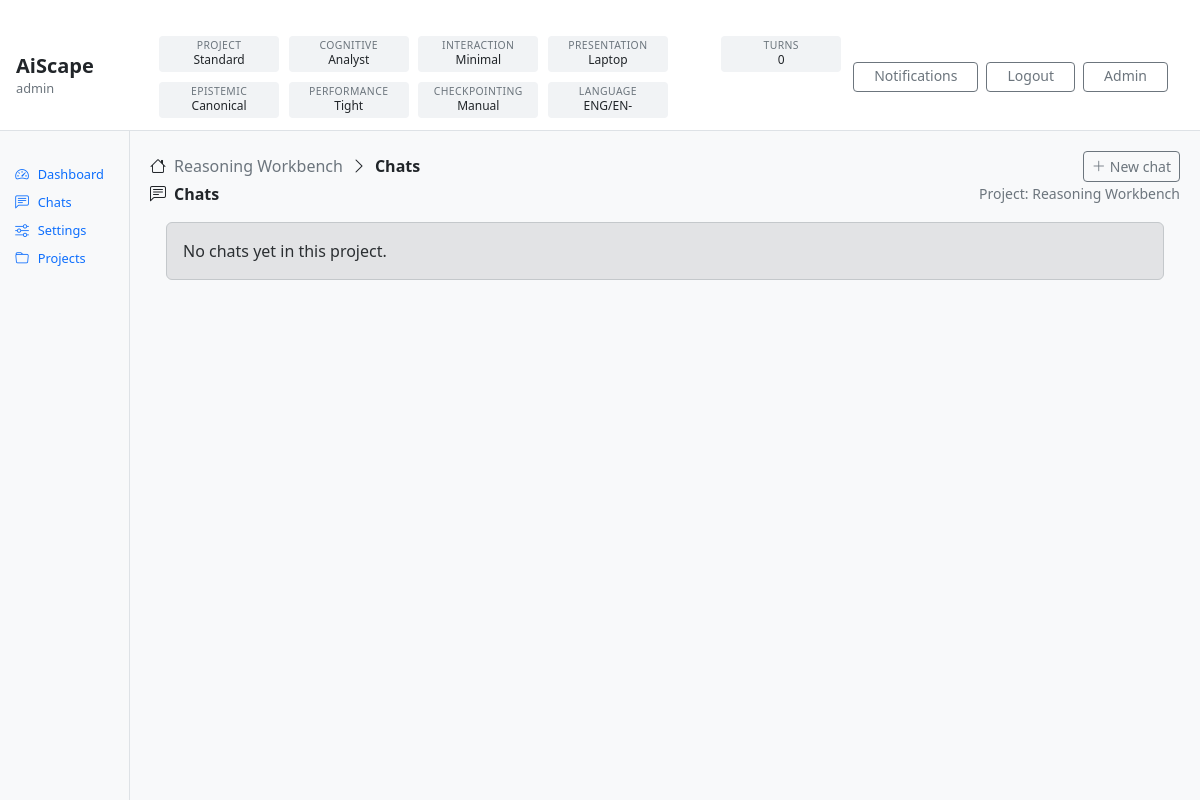
/accounts/chats/ (signed in), run on an earlier commit of the app's database.
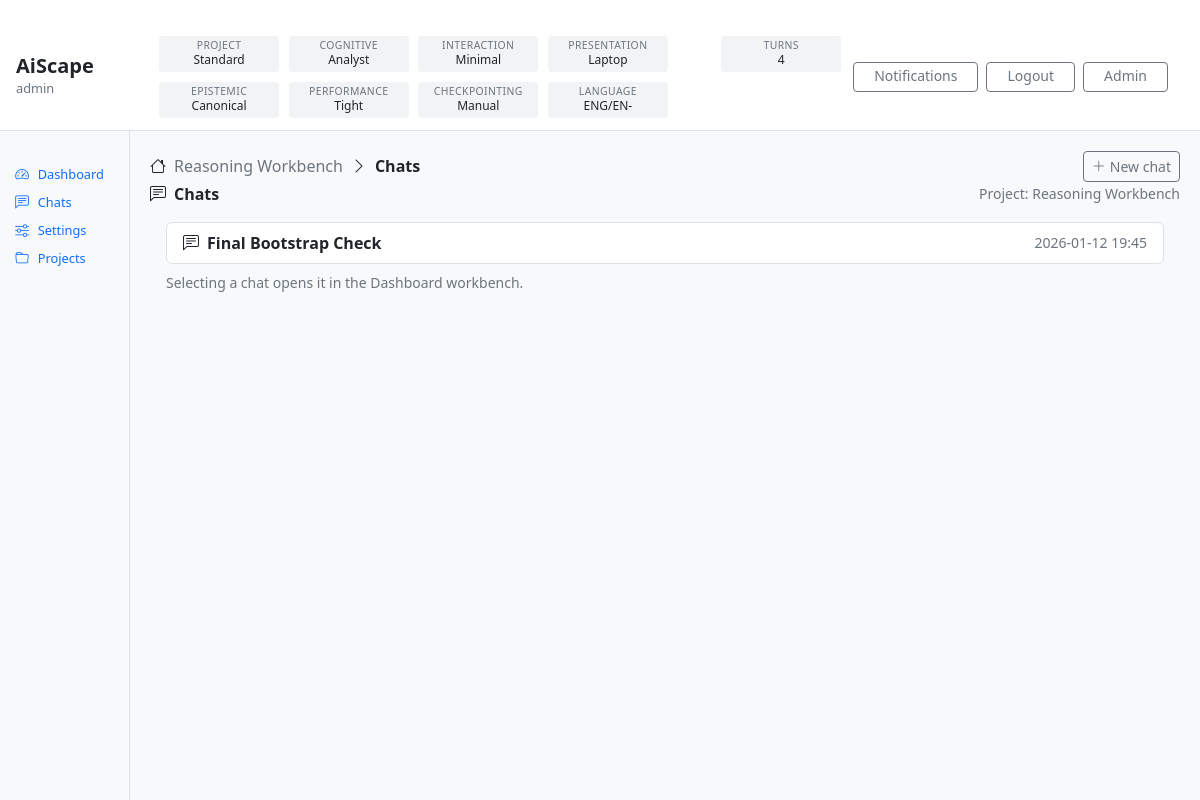
And on a later commit of the database.
### accounts/models_avatars.py (models this page shows, shortened)
class Avatar(models.Model):
    class Category(models.TextChoices):
        COGNITIVE = "COGNITIVE", "Cognitive"
        INTERACTION = "INTERACTION", "Interaction"
        PRESENTATION = "PRESENTATION", "Presentation"
        EPISTEMIC = "EPISTEMIC", "Epistemic"
        PERFORMANCE = "PERFORMANCE", "Performance"
        CHECKPOINTING = "CHECKPOINTING", "Checkpointing"
    category = models.CharField(max_length=20, choices=Category.choices)
    key = models.SlugField(max_length=80)  # unique per category (enforced below)
    name = models.CharField(max_length=120)
    description = models.TextField(blank=True)
    is_active = models.BooleanField(default=True)
    created_at = models.DateTimeField(auto_now_add=True)
    updated_at = models.DateTimeField(auto_now=True)
    class Meta:
        unique_together = [("category", "key")]
        indexes = [
            models.Index(fields=["category", "is_active"]),
            models.Index(fields=["category", "key"]),
        ]

### chats/models.py (models this page shows, shortened)
class ChatWorkspace(models.Model):
    class Status(models.TextChoices):
        ACTIVE = "ACTIVE", "Active"
        ARCHIVED = "ARCHIVED", "Archived"
    project = models.ForeignKey(
        "projects.Project",
        on_delete=models.CASCADE,
        related_name="chats",
    )
    folder = models.ForeignKey(
        "projects.Folder",
        on_delete=models.SET_NULL,
        null=True,
        blank=True,
        related_name="chats",
    )
    title = models.CharField(max_length=250)
    status = models.CharField(
        max_length=20,
        choices=Status.choices,
        default=Status.ACTIVE,
    )
    created_by = models.ForeignKey(
        settings.AUTH_USER_MODEL,
        on_delete=models.PROTECT,
        related_name="created_chats",
    )
    created_at = models.DateTimeField(auto_now_add=True)
    updated_at = models.DateTimeField(auto_now=True)

### accounts/views.py (the view)
# urls.py: path("chats/", views.chat_list, name="chat_list"),
@login_required
def chat_list(request):
    user = request.user
    if user.is_superuser or user.is_staff:
        pqs = accessible_projects_qs(request.user)
    else:
        pqs = accessible_projects_qs(request.user).filter(Q(owner=user) | Q(scoped_roles__user=user)).distinct()
    projects = pqs.select_related("owner", "active_l4_config").order_by("name")
    active_project = None
    active_project_id = request.session.get("rw_active_project_id")
    if active_project_id:
        active_project = projects.filter(pk=active_project_id).first()
    if active_project is None:
        active_project = projects.first()
        if active_project:
            request.session["rw_active_project_id"] = active_project.id
            request.session.modified = True
    chats = []
    if active_project:
        from chats.models import ChatWorkspace
        chats = list(
            ChatWorkspace.objects.filter(
                project=active_project,
                status=ChatWorkspace.Status.ACTIVE,
            ).order_by("-updated_at", "-created_at")
        )
    return render(
        request,
        "accounts/chat_list.html",
        {
            "projects": projects,
            "active_project": active_project,
            "chats": chats,
        },
    )

### accounts/templatetags/rw_extras.py (called while the page is built)
@register.filter
def get_item(d, key):
    if d is None:
        return None
    try:
        return d.get(key)
    except AttributeError:
        try:
            return d[key]
        except Exception:
            return None

### notifications/context_processors.py (called while the page is built)
def notifications_bar(request) -> Dict[str, Any]:
    user = getattr(request, "user", None)
    if not user or isinstance(user, AnonymousUser) or not user.is_authenticated:
        return {"rw_notifications": None}
    unread = Notification.objects.filter(recipient=user, is_read=False).count()
    return {
        "rw_notifications": {
            "unread_count": unread,
        }
    }

### projects/services.py (called while the page is built)
def accessible_projects_qs(user):
    if not getattr(user, "is_authenticated", False):
        return Project.objects.none()
    if user.is_superuser or user.is_staff:
        return Project.objects.all()
    return Project.objects.filter(
        Q(owner=user) | Q(scoped_roles__user=user)
    ).distinct()

### templates/accounts/chat_list.html (shortened to what this page needs)
{% extends "base.html" %}
{% block content %}
<div class="rw-main-inner">
    <div class="rw-breadcrumbs d-flex align-items-center justify-content-between">
        <div class="d-flex align-items-center gap-2">
            <i class="bi bi-house"></i>
            <span class="text-secondary">{% if active_project %}{{ active_project.name }}{% else %}—{% endif %}</span>
            <i class="bi bi-chevron-right"></i>
            <span class="fw-semibold">Chats</span>
        </div>
        <div class="d-flex align-items-center gap-2">
            <a class="btn btn-sm btn-outline-secondary" href="#">
                <i class="bi bi-plus-lg me-1"></i>New chat
            </a>
        </div>
    </div>
    <div class="rw-workarea">
        <div class="rw-pane">
            <div class="rw-pane-header d-flex align-items-center justify-content-between">
                <div class="fw-semibold">
                    <i class="bi bi-chat-left-text me-2"></i>Chats
                </div>
                {% if active_project %}
                <span class="text-secondary small">Project: {{ active_project.name }}</span>
                {% endif %}
            </div>
            <div class="rw-pane-body p-3">
                {% if not active_project %}
                <div class="alert alert-secondary mb-0">
                    You do not have access to any projects yet.
                </div>
                {% elif not chats %}
                <div class="alert alert-secondary mb-0">
                    No chats yet in this project.
                </div>
                {% else %}
                <div class="list-group">
                    {% for c in chats %}
                    <a class="list-group-item list-group-item-action d-flex align-items-center justify-content-between"
                       href="{% url 'accounts:dashboard' %}?chat={{ c.id }}">
                        <div class="d-flex align-items-center gap-2">
                            <i class="bi bi-chat-left-text"></i>
                            <span class="fw-semibold">{{ c.title }}</span>
                        </div>
                        <span class="text-secondary small">{{ c.updated_at|date:"Y-m-d H:i" }}</span>
                    </a>
                    {% endfor %}
                </div>
                <div class="text-secondary small mt-2">
                    Selecting a chat opens it in the Dashboard workbench.
                </div>
                {% endif %}
            </div>
        </div>
    </div>
</div>
{% endblock %}

### templates/partials/topbar.html (shortened to what this page needs)
{% load rw_extras %}
<header class="rw-topbar" role="banner">
  <div class="rw-topbar-left">
    <div class="rw-brand">
      <div class="rw-brand-name">AiScape</div>
      <div class="rw-brand-user">{{ request.user.username }}</div>
    </div>
  </div>
  <div class="rw-topbar-centre">
    <div class="rw-status-grid" aria-label="Active configuration status">
      <div class="rw-status">
          <div class="rw-status-label">Project</div>
          <div class="rw-status-value">
            {% if rw_projects and rw_projects.active %}
               {{ rw_projects.active.kind|title }}
            {% else %}
               —
            {% endif %}
          </div>
</div>
      {% if rw_overrides %}
        {% for cat_key, cat_label in rw_overrides.categories %}
        <div class="rw-status">
          <div class="rw-status-label">{{ cat_label }}</div>
          <div class="rw-status-value">{{ rw_overrides.defaults|get_item:cat_key }}</div>
        </div>
        {% endfor %}
      {% endif %}
      <div class="rw-status">
        <div class="rw-status-label">Language</div>
        <div class="rw-status-value">
          {% with p=request.user.profile %}
            {{ p.default_language|default:""|slice:":3"|upper }}/{{ p.default_language_variant|default:""|slice:":3"|upper }}
          {% endwith %}
        </div>
      </div>
    </div>
    <div class="rw-status">
      <div class="rw-status-label">Turns</div>
      <div class="rw-status-value">
        {% if rw_chat %}{{ rw_chat.turn_count }}{% else %}—{% endif %}
      </div>
</div>
  </div>
  <div class="rw-topbar-right">
    <a class="btn btn-sm btn-outline-secondary rw-topbar-btn rw-bell-btn"
       href="{% url 'notifications:list' %}">
      Notifications
    </a>
    <form action="{% url 'accounts:logout' %}" method="post" class="rw-inline-form">
      <button type="submit" class="btn btn-sm btn-outline-secondary rw-topbar-btn">
        Logout
      </button>
    </form>
    {% if request.user.is_superuser %}
      <a class="btn btn-sm btn-outline-secondary rw-topbar-btn" href="/admin/">
        Admin
      </a>
    {% endif %}
  </div>
</header>

What changed in the data, as far as the page shows it:
added ChatWorkspace: title "Final Bootstrap Check", updated_at "2026-01-12 19:45"
Also different on the page:
{{ rw_chat.turn_count }}: "0" → "4"
text no longer shown: "No chats yet in this project."
text now shown: "Selecting a chat opens it in the Dashboard workbench."
